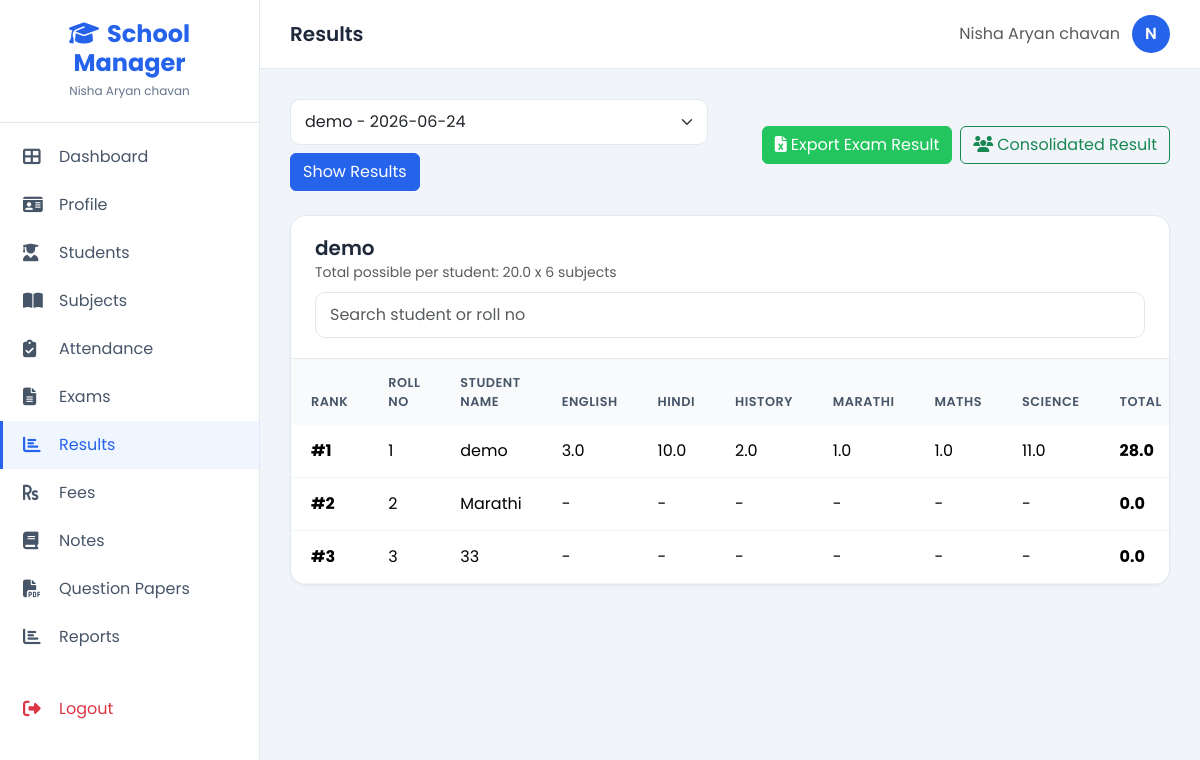
/results?exam_id=9 (signed in), run on the app's committed database.
### tables this page shows
CREATE TABLE exams (
            id INTEGER PRIMARY KEY AUTOINCREMENT,
            teacher_id INTEGER NOT NULL,
            name TEXT NOT NULL,
            max_marks REAL NOT NULL,
            subject_id INTEGER,
            exam_date DATE,
            created_at TIMESTAMP DEFAULT CURRENT_TIMESTAMP,
            FOREIGN KEY (teacher_id) REFERENCES teachers(id),
            FOREIGN KEY (subject_id) REFERENCES subjects(id)
        );

CREATE TABLE subjects (
            id INTEGER PRIMARY KEY AUTOINCREMENT,
            teacher_id INTEGER NOT NULL,
            name TEXT NOT NULL,
            FOREIGN KEY (teacher_id) REFERENCES teachers(id)
        );

CREATE TABLE students (
            id INTEGER PRIMARY KEY AUTOINCREMENT,
            teacher_id INTEGER NOT NULL,
            roll_no INTEGER NOT NULL,
            name TEXT NOT NULL,
            created_at TIMESTAMP DEFAULT CURRENT_TIMESTAMP, father_name TEXT, mother_name TEXT, phone TEXT,
            FOREIGN KEY (teacher_id) REFERENCES teachers(id)
        );

CREATE TABLE marks (
            id INTEGER PRIMARY KEY AUTOINCREMENT,
            exam_id INTEGER NOT NULL,
            student_id INTEGER NOT NULL,
            subject_id INTEGER,
            marks_obtained REAL NOT NULL,
            created_at TIMESTAMP DEFAULT CURRENT_TIMESTAMP,
            FOREIGN KEY (exam_id) REFERENCES exams(id),
            FOREIGN KEY (student_id) REFERENCES students(id),
            FOREIGN KEY (subject_id) REFERENCES subjects(id)
        );

### routes/main.py (the view)
@main_bp.route('/results', methods=['GET'])
@login_required(role='teacher')
def results():
    teacher_id = session['user_id']
    exam_id = request.args.get('exam_id', type=int)
    conn = get_db()
    cursor = conn.cursor()
    cursor.execute(
        '''
        SELECT *
        FROM exams
        WHERE teacher_id = ?
        ORDER BY COALESCE(exam_date, created_at) DESC, created_at DESC
        ''',
        (teacher_id,),
    )
    exams_list = cursor.fetchall()
    selected_exam = None
    results = []
    subjects = []
    if exam_id:
        selected_exam, results = _build_exam_results(cursor, teacher_id, exam_id)
        if not selected_exam:
            conn.close()
            flash('Exam not found.', 'danger')
            return redirect(url_for('main.results'))
        subjects = _get_teacher_subjects(cursor, teacher_id)
    conn.close()
    return render_template(
        'teacher/results.html',
        exams=exams_list,
        selected_exam=selected_exam,
        subjects=subjects,
        results=results,
        selected_exam_id=exam_id,
    )

### models/database.py (called while the page is built)
def get_db():
    os.makedirs(os.path.dirname(DB_PATH), exist_ok=True)
    conn = sqlite3.connect(DB_PATH)
    conn.row_factory = sqlite3.Row
    conn.execute("PRAGMA foreign_keys = ON")
    return conn

### routes/main.py (called while the page is built)
def _get_teacher_subjects(cursor, teacher_id):
    cursor.execute("SELECT * FROM subjects WHERE teacher_id = ? ORDER BY name", (teacher_id,))
    return cursor.fetchall()

def _get_teacher_students(cursor, teacher_id):
    cursor.execute(
        '''
        SELECT *
        FROM students
        WHERE teacher_id = ?
        ORDER BY roll_no
        ''',
        (teacher_id,),
    )
    return cursor.fetchall()

### utils/auth.py (called while the page is built, shortened)
def login_required(role=None):
    def decorator(f):
        @wraps(f)
        def decorated_function(*args, **kwargs):
            if 'user_id' not in session:
                flash('Please login first', 'warning')
                return redirect(url_for('auth.login'))
            return f(*args, **kwargs)
        return decorated_function
    return decorator

def calculate_grade(percentage):
    if percentage >= 90:
        return 'A+', 'Outstanding'
    if percentage >= 80:
        return 'A', 'Excellent'
    if percentage >= 70:
        return 'B', 'Very Good'
    if percentage >= 60:
        return 'C', 'Good'
    if percentage >= 40:
        return 'D', 'Needs Improvement'
    return 'F', 'Fail'

### templates/teacher/results.html (shortened to what this page needs)
{% extends "base.html" %}
{% block page_title %}Results{% endblock %}
{% block content %}
<div class="sheet-toolbar d-flex flex-wrap align-items-center justify-content-between gap-3 mb-4">
    <form method="GET" class="d-flex flex-wrap gap-2 align-items-center">
        <select name="exam_id" class="form-select" style="min-width: 280px;">
            {% for exam in exams %}
            <option value="{{ exam.id }}" {% if selected_exam_id == exam.id %}selected{% endif %}>{{ exam.name }}{% if exam.exam_date %} - {{ exam.exam_date }}{% endif %}</option>
            {% endfor %}
        </select>
        <button type="submit" class="btn btn-primary">Show Results</button>
    </form>
    {% if selected_exam %}
    <div class="d-flex flex-wrap gap-2">
        <a href="{{ url_for('main.report_exam_result', exam_id=selected_exam.id) }}" class="btn btn-success">
            <i class="fas fa-file-excel me-1"></i>Export Exam Result
        </a>
        <a href="{{ url_for('main.report_students') }}" class="btn btn-outline-success">
            <i class="fas fa-users me-1"></i>Consolidated Result
        </a>
    </div>
    {% endif %}
</div>
{% if selected_exam %}
<div class="table-card">
    <div class="card-header d-flex flex-wrap justify-content-between align-items-center gap-2">
        <div>
            <h5 class="m-0">{{ selected_exam.name }}</h5>
            <small class="text-muted">Total possible per student: {{ selected_exam.max_marks }} x {{ subjects|length }} subjects</small>
        </div>
        <input type="search" id="resultSearch" class="form-control" style="min-width: 260px;" placeholder="Search student or roll no">
    </div>
    <div class="table-responsive">
        <table class="table sticky-table mb-0">
            <thead>
                <tr>
                    <th>Rank</th>
                    <th>Roll No</th>
                    <th>Student Name</th>
                    {% for subject in subjects %}
                    <th>{{ subject.name }}</th>
                    {% endfor %}
                    <th>Total</th>
                </tr>
            </thead>
            <tbody>
                {% for row in results %}
                <tr data-search="{{ row.roll_no }} {{ row.name|lower }}">
                    <td class="fw-bold">#{{ row.rank }}</td>
                    <td>{{ row.roll_no }}</td>
                    <td>{{ row.name }}</td>
                    {% for subject in row.subject_marks %}
                    <td>{{ subject.marks if subject.marks is not none else '-' }}</td>
                    {% endfor %}
                    <td class="fw-bold">{{ row.total }}</td>
                </tr>
                {% else %}
                <tr>
                    <td colspan="{{ subjects|length + 7 }}" class="text-center text-muted py-5">No marks saved for this exam yet.</td>
                </tr>
                {% endfor %}
            </tbody>
        </table>
    </div>
</div>
{% endif %}
{% endblock %}

### templates/base.html (style rules this page uses)
:root { --primary: #2563eb; --primary-dark: #1d4ed8; --secondary: #64748b; --accent: #22c55e; --bg-light: #f1f5f9; --sidebar-width: 260px; --sidebar-collapsed: 70px; }
* { margin: 0; padding: 0; box-sizing: border-box; }
body { font-family: 'Poppins', sans-serif; background: var(--bg-light); min-height: 100vh; }
.btn-primary { background: var(--primary); border-color: var(--primary); }
.btn-success { background: var(--accent); border-color: var(--accent); }
.table-card { background: #fff; border-radius: 16px; box-shadow: 0 1px 3px rgba(0,0,0,0.05); border: 1px solid #e2e8f0; overflow: hidden; }
.table-card .card-header { background: #fff; border-bottom: 1px solid #e2e8f0; padding: 20px 24px; }
.table-card .card-header h5 { margin: 0; font-weight: 600; color: #1e293b; }
.table-card .table { margin: 0; }
.table-card .table th { background: #f8fafc; color: #475569; font-weight: 600; font-size: 0.8rem; text-transform: uppercase; letter-spacing: 0.5px; border: none; padding: 14px 20px; }
.table-card .table td { padding: 14px 20px; border-color: #f1f5f9; vertical-align: middle; }
.form-control, .form-select { border-radius: 10px; border: 1px solid #e2e8f0; padding: 10px 14px; }

### data on the page
exams: name "demo", max_marks "20.0"
subjects: name "ENGLISH", marks "-"
subjects: name "HINDI", marks "-"
subjects: name "HISTORY", marks "-"
subjects: name "MARATHI", marks "-"
subjects: name "MATHS", marks "-"
subjects: name "SCIENCE", marks "-"
students: rank "1", roll_no "1", name "demo", total "28.0"
marks: marks_obtained "3.0"
marks: marks_obtained "10.0"
marks: marks_obtained "2.0"
marks: marks_obtained "1.0"
marks: marks_obtained "1.0"
marks: marks_obtained "11.0"
students: rank "2", roll_no "2", name "Marathi", total "0.0"
students: rank "3", roll_no "3", name "33", total "0.0"

### other printed values
{{ session.teacher_name or session.username }} "Nisha Aryan chavan"
{{ (session.teacher_name or session.username)[0].upper() }} "N"
{{ subjects|length }} "6"
form field exam_id "demo - 2026-06-24"
